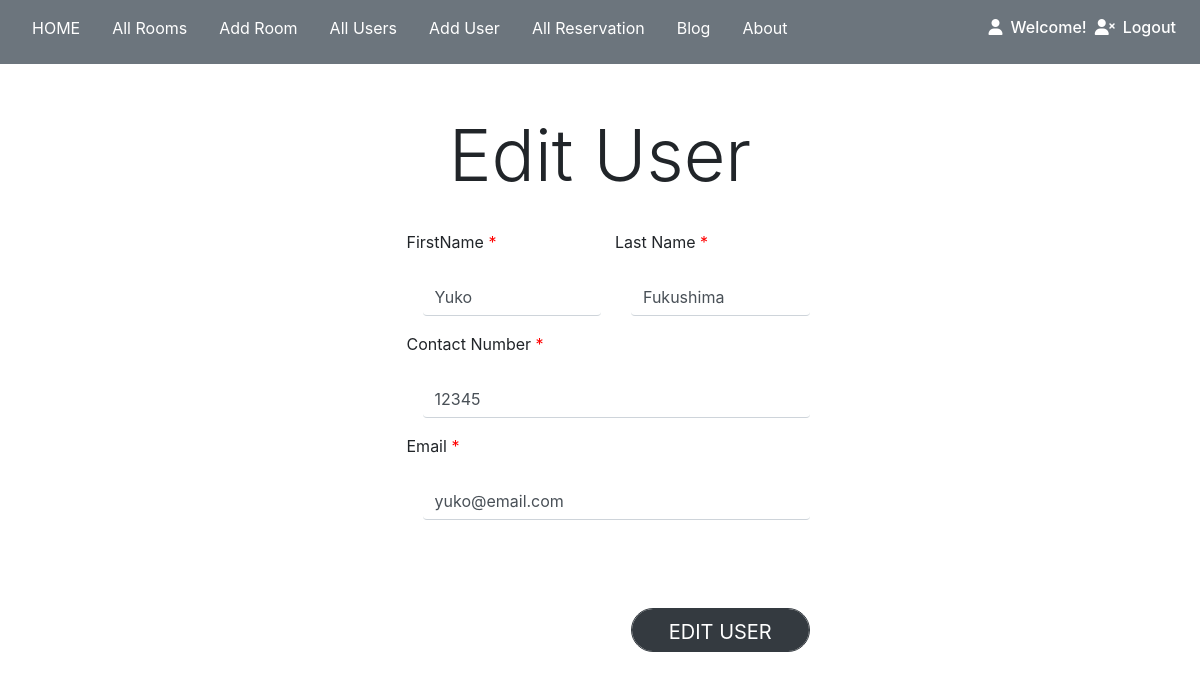
The app's page /editUsers.php?id=1 with its own data.
### tables this page shows
CREATE TABLE `user` (
  `user_id` int(11) NOT NULL,
  `firstname` varchar(50) NOT NULL,
  `lastname` varchar(50) NOT NULL,
  `number` varchar(50) NOT NULL,
  `email` varchar(50) NOT NULL,
  `gender` varchar(10) NOT NULL,
  `password` varchar(50) NOT NULL,
  `status` varchar(1) NOT NULL DEFAULT 'U'
);

### class/database.php (called while the page is built, shortened)
<?php
    class Database{
        private $servername = "localhost";
        private $username = "root";
        private $password = "root";
        private $databasename = "hotel";
        public function __construct(){
            $this->conn = new mysqli($this->servername,$this->username,$this->password,$this->databasename);
            return $this->conn;
        }
    }
?>

### class/user.php (called while the page is built, shortened)
<?php
    require_once 'database.php';
    class User extends Database{
        public function getSpecUser($userid){
            $sql = "SELECT * FROM user WHERE user_id = '$userid'";
            $result = $this->conn->query($sql);
            if($result == false){
                die("No record ".$this->conn->error);
            }else{
                return $result->fetch_assoc();
            }
        }
    }
?>

### editUsers.php (the view, shortened to what this page needs)
<?php
    require_once 'class/user.php';
    $user = new User();
    $userid = $_GET['id'];
    $getSpecUser = $user->getSpecUser($userid);
?>
<!DOCTYPE html>
<html lang="en">
<head>
    <link rel="stylesheet" href="https://stackpath.bootstrapcdn.com/bootstrap/4.3.1/css/bootstrap.min.css">
</head>
<body>
<nav class="navbar navbar-expand-lg navbar-white bg-secondary text-white">
        <ul class="nav navbar-nav mr-auto pb-0 mb-0">
            <li class="nav-item">
                <a href="index.php" class="nav-link text-white pb-0 px-3"><p>HOME</p></a>
            </li>
            <li class="nav-item">
                <a href="allRooms.php" class="nav-link text-white pb-0 px-3"><p>    All Rooms</p></a>
            </li>
            <li class="nav-item">
                <a href="addRoom.php" class="nav-link text-white pb-0 px-3"><p>    Add Room</p></a>
            </li>
            <li class="nav-item">
                <a href="allUsers.php" class="nav-link text-white pb-0 px-3"><p>    All Users</p></a>
            </li>
            <li class="nav-item">
                <a href="register/register.php" class="nav-link text-white pb-0 px-3"><p>    Add User</p></a>
            </li>
            <li class="nav-item">
                <a href="allReservation.php" class="nav-link text-white pb-0 px-3"><p>    All Reservation</p></a>
            </li>
            <li class="nav-item">
                <a href="blog.php" class="nav-link text-white pb-0 px-3"><p>    Blog</p></a>
            </li>
            <li class="nav-item">
                <a href="about.php" class="nav-link text-white pb-0 px-3"><p>    About</p></a>
            </li>
        </ul>
        <ul  class="nav navbar-nav float-right">
            <li>
                <?php
                    $loginid = $_SESSION['userid'];
                    echo "<h6><i class='fas fa-user'></i><a href='menuAdmin.php?id=".$loginid."' class='nav-link text-white d-inline pb-0'>Welcome! ".$_SESSION['fname']."</a></h6>";
                ?>
            </li>
            <li>
                <h6><i class="fas fa-user-times"></i><a href="logout.php" class="nav-link text-white d-inline pb-0">Logout</a></h6>
            </li>
        </ul>
    </nav>
<div class="container w-75 mt-5">
    <h3 class="display-3 text-center">Edit User</h3>
    <form action="action/userAction.php" method="post">
        <div class="form-group mx-auto p-4 w-50">
            <div class="row">
                <div class="col-md-6">
                    <label>FirstName<span style="color: red;"> *</span></label>
                    <input type="text" name="newFname" value="<?php echo $getSpecUser['firstname']?>" placeholder="  <?php echo $getSpecUser['firstname']?>" class="form-control m-3" style="border-top: none; border-right: none; border-left: none;"required>
                </div>
                <div class="col-md-6">
                    <label>Last Name<span style="color: red;"> *</span></label>
                    <input type="text" name="newLname" value="<?php echo $getSpecUser['lastname']?>" placeholder="  <?php echo $getSpecUser['lastname']?>" class="form-control m-3" style="border-top: none; border-right: none; border-left: none;"required>
                </div>
            </div>
            <label>Contact Number<span style="color: red;"> *</span></label>
            <input type="number" name="newNumber" value="<?php echo $getSpecUser['number']?>" class="form-control m-3" placeholder="  <?php echo $getSpecUser['number']?>" style="border-top: none; border-right: none; border-left: none;"required>
            <label>Email<span style="color: red;"> *</span></label>
            <input type="email" name="newEmail" value="<?php echo $getSpecUser['email']?>" class="form-control m-3" placeholder="  <?php echo $getSpecUser['email']?>" style="border-top: none; border-right: none; border-left: none;"required>
            <input type="hidden" name="id" value="<?php echo $getSpecUser['user_id']?>"><br>
            <div class="row">
                <div class="col-md-6">
                </div>
                <div class="col-md-6">
                    <input type="submit" name="edit" value="EDIT USER" class="btn btn-dark btn-lg text-white form-control m-3 my-4 rounded-pill">
                </div>
            </div>
        </div>
    </form>
</div>
</body>
</html>

### records on screen
user: newFname "Yuko", newLname "Fukushima", newNumber "12345", newEmail "yuko@email.com"
